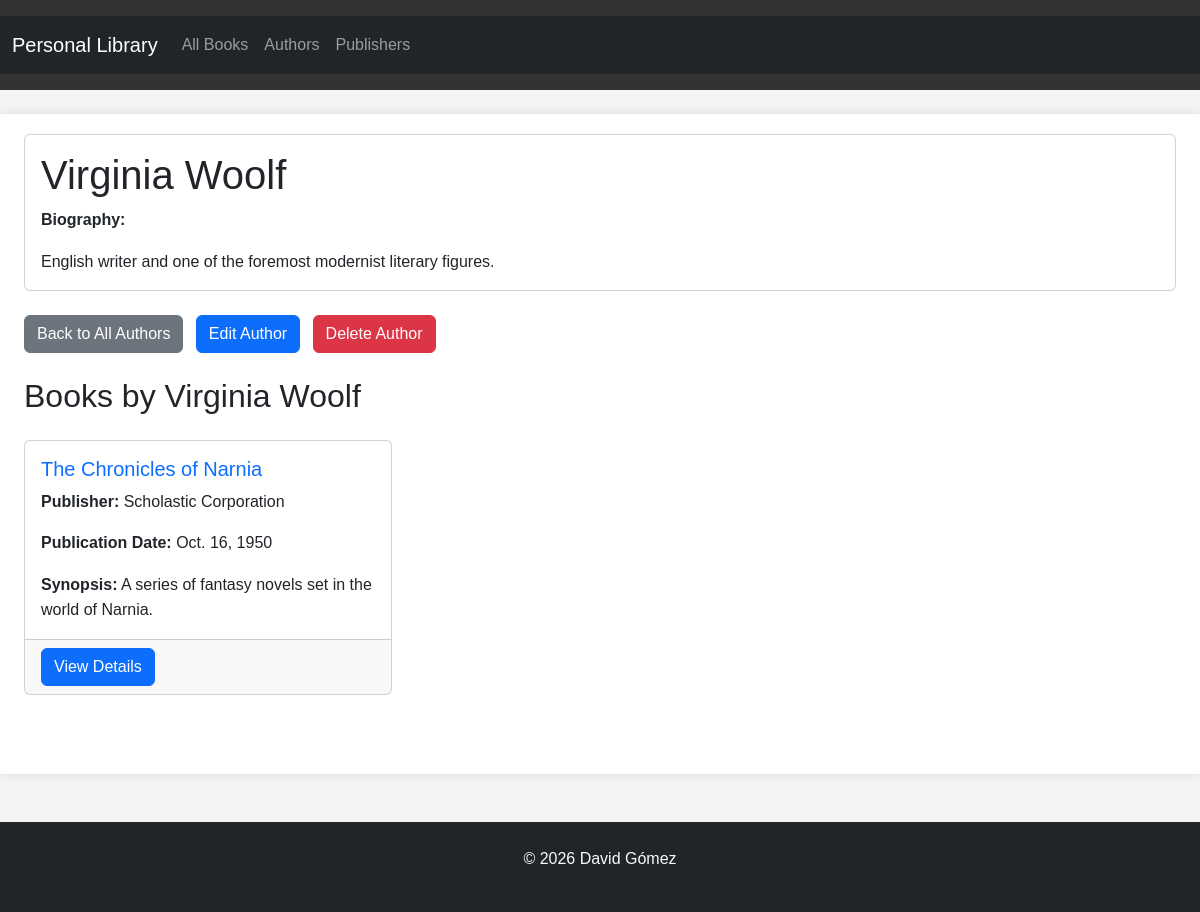
The app's page /authors/7/, older data.
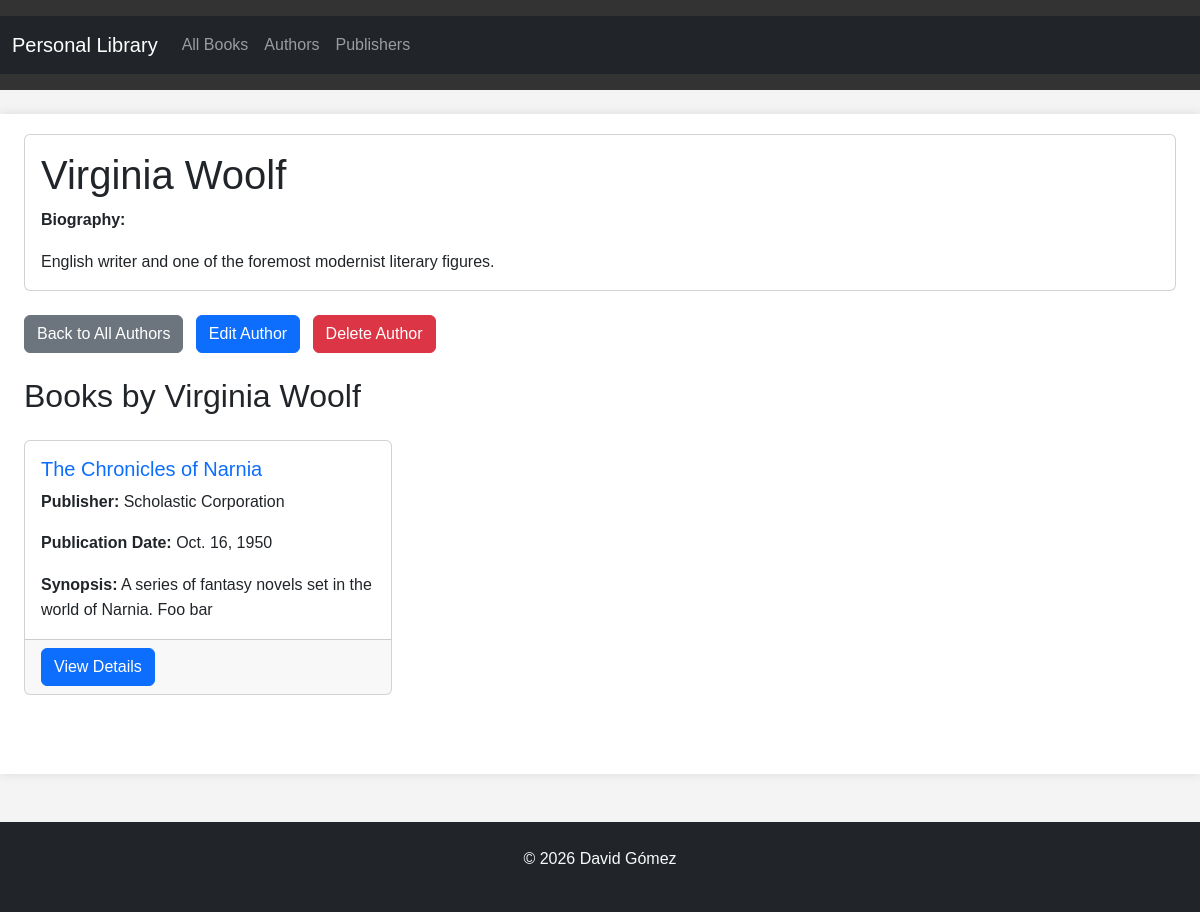
The same page, newer data.
### core/models.py (models this page shows, shortened)
class Book(models.Model):
    title = models.CharField(max_length=200)
    author = models.ForeignKey(Author, on_delete=models.CASCADE)
    publisher = models.ForeignKey(Publisher, on_delete=models.SET_NULL, blank=True, null=True)
    synopsis = models.TextField()
    publication_date = models.DateField()
    cover_image = models.ImageField(upload_to='book_covers/', blank=True, null=True)

class Publisher(models.Model):
    name = models.CharField(max_length=200)
    country = models.CharField(max_length=100, blank=True, null=True)

### core/_views/authors.py (the view)
# urls.py: path("authors/<int:author_id>/", author_views.author_detail, name="author_detail"),
def author_detail(request, author_id):
    author = get_object_or_404(Author, id=author_id)
    context = {
        'author': author
    }
    return render(request, 'core/author_detail.html', context)

### core/templates/core/author_detail.html (shortened to what this page needs)
{% extends 'core/base.html' %}
{% block content %}
<div class="container">
    <div class="card mb-4">
        <div class="card-body">
            <h1 class="card-title">{{ author.name }}</h1>
            <p class="card-text"><strong>Biography:</strong></p>
            <p class="card-text">{{ author.biography|default:"No biography available" }}</p>
        </div>
    </div>
    <div class="author-actions mb-4">
        <a href="/authors/" class="btn btn-secondary me-2">Back to All Authors</a>
        <a href="/authors/edit/{{ author.id }}/" class="btn btn-primary me-2">Edit Author</a>
        <a href="#" onclick="deleteAuthor({{ author.id }}); return false;" class="btn btn-danger">Delete Author</a>
    </div>
    <div class="author-books">
        <h2 class="mb-4">Books by {{ author.name }}</h2>
        {% with author.book_set.all as books %}
            {% if books %}
                <div class="row">
                    {% for book in books %}
                        <div class="col-md-4 mb-4">
                            <div class="card h-100">
                                <div class="card-body">
                                    <h5 class="card-title">
                                        <a href="/books/{{ book.id }}/" class="text-decoration-none">{{ book.title }}</a>
                                    </h5>
                                    <p class="card-text"><strong>Publisher:</strong> {{ book.publisher.name|default:"N/A" }}</p>
                                    <p class="card-text"><strong>Publication Date:</strong> {{ book.publication_date }}</p>
                                    <p class="card-text"><strong>Synopsis:</strong> {{ book.synopsis|truncatewords:20 }}</p>
                                </div>
                                <div class="card-footer">
                                    <a href="/books/{{ book.id }}/" class="btn btn-primary">View Details</a>
                                </div>
                            </div>
                        </div>
                    {% endfor %}
                </div>
            {% else %}
                <div class="alert alert-info">
                    <p class="mb-0">No books by this author in the library yet.</p>
                </div>
            {% endif %}
        {% endwith %}
    </div>
</div>
{% endblock %}

Row changes from the older to the newer data that the page shows:
changed Book "The Chronicles of Narnia": synopsis "A series of fantasy novels set in the world of Narnia." → "A series of fantasy novels set in the world of Narnia. Foo bar"
